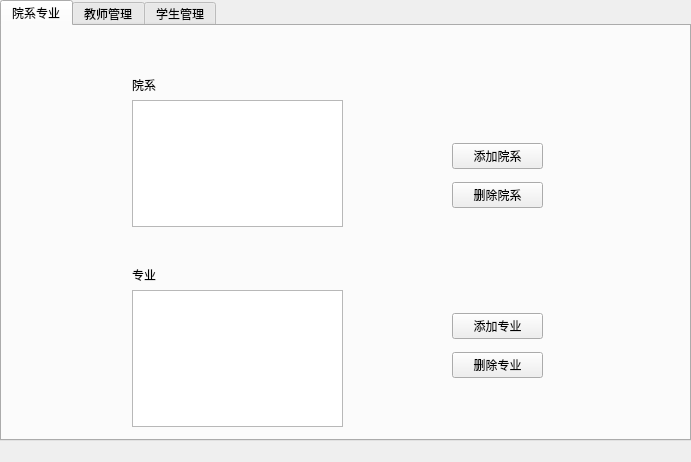
<?xml version="1.0" encoding="UTF-8"?>
<ui version="4.0">
 <class>Admin</class>
 <widget class="QMainWindow" name="Admin">
  <property name="geometry">
   <rect>
    <x>0</x>
    <y>0</y>
    <width>691</width>
    <height>462</height>
   </rect>
  </property>
  <property name="windowTitle">
   <string>MainWindow</string>
  </property>
  <widget class="QWidget" name="centralwidget">
   <widget class="QTabWidget" name="tabWidget">
    <property name="geometry">
     <rect>
      <x>0</x>
      <y>0</y>
      <width>691</width>
      <height>441</height>
     </rect>
    </property>
    <property name="currentIndex">
     <number>0</number>
    </property>
    <widget class="QWidget" name="dept_major">
     <attribute name="title">
      <string>院系专业</string>
     </attribute>
     <widget class="QWidget" name="layoutWidget">
      <property name="geometry">
       <rect>
        <x>450</x>
        <y>110</y>
        <width>91</width>
        <height>81</height>
       </rect>
      </property>
      <layout class="QVBoxLayout" name="verticalLayout_8">
       <item>
        <widget class="QPushButton" name="add_dept">
         <property name="text">
          <string>添加院系</string>
         </property>
        </widget>
       </item>
       <item>
        <widget class="QPushButton" name="del_dept">
         <property name="text">
          <string>删除院系</string>
         </property>
        </widget>
       </item>
      </layout>
     </widget>
     <widget class="QWidget" name="layoutWidget_2">
      <property name="geometry">
       <rect>
        <x>450</x>
        <y>280</y>
        <width>91</width>
        <height>81</height>
       </rect>
      </property>
      <layout class="QVBoxLayout" name="verticalLayout_9">
       <item>
        <widget class="QPushButton" name="add_major">
         <property name="text">
          <string>添加专业</string>
         </property>
        </widget>
       </item>
       <item>
        <widget class="QPushButton" name="del_major">
         <property name="text">
          <string>删除专业</string>
         </property>
        </widget>
       </item>
      </layout>
     </widget>
     <widget class="QWidget" name="layoutWidget_3">
      <property name="geometry">
       <rect>
        <x>130</x>
        <y>50</y>
        <width>211</width>
        <height>151</height>
       </rect>
      </property>
      <layout class="QVBoxLayout" name="verticalLayout_14">
       <item>
        <widget class="QLabel" name="label">
         <property name="text">
          <string>院系</string>
         </property>
        </widget>
       </item>
       <item>
        <widget class="QListWidget" name="depts"/>
       </item>
      </layout>
     </widget>
     <widget class="QWidget" name="layoutWidget_4">
      <property name="geometry">
       <rect>
        <x>130</x>
        <y>240</y>
        <width>211</width>
        <height>161</height>
       </rect>
      </property>
      <layout class="QVBoxLayout" name="verticalLayout_15">
       <item>
        <widget class="QLabel" name="label_2">
         <property name="text">
          <string>专业</string>
         </property>
        </widget>
       </item>
       <item>
        <widget class="QListWidget" name="majors"/>
       </item>
      </layout>
     </widget>
    </widget>
    <widget class="QWidget" name="teacher">
     <attribute name="title">
      <string>教师管理</string>
     </attribute>
     <widget class="QWidget" name="layoutWidget_5">
      <property name="geometry">
       <rect>
        <x>410</x>
        <y>50</y>
        <width>221</width>
        <height>28</height>
       </rect>
      </property>
      <layout class="QHBoxLayout" name="horizontalLayout">
       <item>
        <widget class="QLineEdit" name="teacher_search_edit"/>
       </item>
       <item>
        <widget class="QPushButton" name="teacher_search_btn">
         <property name="text">
          <string>搜索教师号/教师名</string>
         </property>
        </widget>
       </item>
      </layout>
     </widget>
     <widget class="QLabel" name="label_11">
      <property name="geometry">
       <rect>
        <x>410</x>
        <y>90</y>
        <width>54</width>
        <height>18</height>
       </rect>
      </property>
      <property name="text">
       <string>新增教师</string>
      </property>
     </widget>
     <widget class="QWidget" name="layoutWidget_6">
      <property name="geometry">
       <rect>
        <x>90</x>
        <y>60</y>
        <width>261</width>
        <height>281</height>
       </rect>
      </property>
      <layout class="QVBoxLayout" name="verticalLayout_10">
       <item>
        <layout class="QHBoxLayout" name="horizontalLayout_5">
         <item>
          <widget class="QLabel" name="label_3">
           <property name="text">
            <string>院系</string>
           </property>
          </widget>
         </item>
         <item>
          <widget class="QComboBox" name="teacher_depts_combo"/>
         </item>
        </layout>
       </item>
       <item>
        <layout class="QVBoxLayout" name="verticalLayout_3">
         <item>
          <widget class="QLabel" name="label_8">
           <property name="text">
            <string>教师</string>
           </property>
          </widget>
         </item>
         <item>
          <widget class="QListWidget" name="teacher_show_list"/>
         </item>
        </layout>
       </item>
      </layout>
     </widget>
     <widget class="QLabel" name="label_13">
      <property name="geometry">
       <rect>
        <x>90</x>
        <y>30</y>
        <width>54</width>
        <height>18</height>
       </rect>
      </property>
      <property name="text">
       <string>浏览教师</string>
      </property>
     </widget>
     <widget class="QWidget" name="layoutWidget_7">
      <property name="geometry">
       <rect>
        <x>410</x>
        <y>120</y>
        <width>256</width>
        <height>221</height>
       </rect>
      </property>
      <layout class="QVBoxLayout" name="verticalLayout">
       <item>
        <layout class="QHBoxLayout" name="horizontalLayout_17">
         <item>
          <widget class="QLabel" name="label_6">
           <property name="text">
            <string>院系</string>
           </property>
          </widget>
         </item>
         <item>
          <widget class="QComboBox" name="teacher_tdept_combo"/>
         </item>
        </layout>
       </item>
       <item>
        <layout class="QHBoxLayout" name="horizontalLayout_3">
         <item>
          <widget class="QLabel" name="label_10">
           <property name="text">
            <string>教师名</string>
           </property>
          </widget>
         </item>
         <item>
          <widget class="QLineEdit" name="teacher_tname_edit"/>
         </item>
        </layout>
       </item>
       <item>
        <layout class="QHBoxLayout" name="horizontalLayout_2">
         <item>
          <widget class="QLabel" name="label_9">
           <property name="text">
            <string>教师号</string>
           </property>
          </widget>
         </item>
         <item>
          <widget class="QLineEdit" name="teacher_tno_edit"/>
         </item>
        </layout>
       </item>
       <item>
        <layout class="QHBoxLayout" name="horizontalLayout_9">
         <item>
          <widget class="QLabel" name="label_12">
           <property name="text">
            <string>教师密码</string>
           </property>
          </widget>
         </item>
         <item>
          <widget class="QLineEdit" name="teacher_tpwd_edit">
           <property name="echoMode">
            <enum>QLineEdit::Password</enum>
           </property>
          </widget>
         </item>
        </layout>
       </item>
       <item>
        <layout class="QHBoxLayout" name="horizontalLayout_11">
         <item>
          <widget class="QPushButton" name="teacher_delete_btn">
           <property name="text">
            <string>删除</string>
           </property>
          </widget>
         </item>
         <item>
          <widget class="QPushButton" name="teacher_modify_btn">
           <property name="text">
            <string>修改</string>
           </property>
          </widget>
         </item>
         <item>
          <widget class="QPushButton" name="teacher_add_btn">
           <property name="text">
            <string>添加</string>
           </property>
          </widget>
         </item>
        </layout>
       </item>
      </layout>
     </widget>
     <zorder>layoutWidget_5</zorder>
     <zorder>layoutWidget_6</zorder>
     <zorder>layoutWidget_7</zorder>
     <zorder>label_11</zorder>
     <zorder>label_13</zorder>
    </widget>
    <widget class="QWidget" name="student">
     <attribute name="title">
      <string>学生管理</string>
     </attribute>
     <widget class="QLabel" name="label_4">
      <property name="geometry">
       <rect>
        <x>380</x>
        <y>60</y>
        <width>54</width>
        <height>18</height>
       </rect>
      </property>
      <property name="text">
       <string>新增学生</string>
      </property>
     </widget>
     <widget class="QLabel" name="label_5">
      <property name="geometry">
       <rect>
        <x>90</x>
        <y>40</y>
        <width>54</width>
        <height>18</height>
       </rect>
      </property>
      <property name="text">
       <string>浏览学生</string>
      </property>
     </widget>
     <widget class="QWidget" name="layoutWidget_8">
      <property name="geometry">
       <rect>
        <x>90</x>
        <y>80</y>
        <width>231</width>
        <height>261</height>
       </rect>
      </property>
      <layout class="QVBoxLayout" name="verticalLayout_12">
       <item>
        <layout class="QHBoxLayout" name="horizontalLayout_8">
         <item>
          <widget class="QLabel" name="label_19">
           <property name="text">
            <string>院系</string>
           </property>
          </widget>
         </item>
         <item>
          <widget class="QComboBox" name="student_depts_show_combo"/>
         </item>
        </layout>
       </item>
       <item>
        <layout class="QHBoxLayout" name="horizontalLayout_18">
         <item>
          <widget class="QLabel" name="label_20">
           <property name="text">
            <string>专业</string>
           </property>
          </widget>
         </item>
         <item>
          <widget class="QComboBox" name="student_majors_show_combo"/>
         </item>
        </layout>
       </item>
       <item>
        <layout class="QVBoxLayout" name="verticalLayout_11">
         <item>
          <widget class="QLabel" name="label_18">
           <property name="text">
            <string>学生</string>
           </property>
          </widget>
         </item>
         <item>
          <widget class="QListWidget" name="student_show_list"/>
         </item>
        </layout>
       </item>
      </layout>
     </widget>
     <widget class="QWidget" name="layoutWidget_9">
      <property name="geometry">
       <rect>
        <x>410</x>
        <y>20</y>
        <width>201</width>
        <height>28</height>
       </rect>
      </property>
      <layout class="QHBoxLayout" name="horizontalLayout_10">
       <item>
        <widget class="QLineEdit" name="student_search_edit"/>
       </item>
       <item>
        <widget class="QPushButton" name="student_search_btn">
         <property name="text">
          <string>搜索学号/学生名</string>
         </property>
        </widget>
       </item>
      </layout>
     </widget>
     <widget class="QWidget" name="layoutWidget_10">
      <property name="geometry">
       <rect>
        <x>371</x>
        <y>80</y>
        <width>281</width>
        <height>261</height>
       </rect>
      </property>
      <layout class="QVBoxLayout" name="verticalLayout_13">
       <item>
        <layout class="QHBoxLayout" name="horizontalLayout_16">
         <item>
          <widget class="QLabel" name="label_24">
           <property name="text">
            <string>院系</string>
           </property>
          </widget>
         </item>
         <item>
          <widget class="QComboBox" name="student_sdept_show_combo"/>
         </item>
        </layout>
       </item>
       <item>
        <layout class="QHBoxLayout" name="horizontalLayout_23">
         <item>
          <widget class="QLabel" name="label_25">
           <property name="text">
            <string>专业</string>
           </property>
          </widget>
         </item>
         <item>
          <widget class="QComboBox" name="student_smajor_show_combo"/>
         </item>
        </layout>
       </item>
       <item>
        <layout class="QHBoxLayout" name="horizontalLayout_22">
         <item>
          <widget class="QLabel" name="label_33">
           <property name="text">
            <string>密码</string>
           </property>
          </widget>
         </item>
         <item>
          <widget class="QLineEdit" name="student_spwd_edit">
           <property name="echoMode">
            <enum>QLineEdit::Password</enum>
           </property>
          </widget>
         </item>
        </layout>
       </item>
       <item>
        <layout class="QHBoxLayout" name="horizontalLayout_20">
         <item>
          <widget class="QLabel" name="label_17">
           <property name="text">
            <string>学号</string>
           </property>
          </widget>
         </item>
         <item>
          <widget class="QLineEdit" name="student_sno_edit"/>
         </item>
        </layout>
       </item>
       <item>
        <layout class="QHBoxLayout" name="horizontalLayout_14">
         <item>
          <widget class="QLabel" name="label_21">
           <property name="text">
            <string>年级</string>
           </property>
          </widget>
         </item>
         <item>
          <widget class="QComboBox" name="student_sgrade_combo"/>
         </item>
        </layout>
       </item>
       <item>
        <layout class="QHBoxLayout" name="horizontalLayout_21">
         <item>
          <widget class="QLabel" name="label_16">
           <property name="text">
            <string>姓名</string>
           </property>
          </widget>
         </item>
         <item>
          <widget class="QLineEdit" name="student_sname_edit"/>
         </item>
        </layout>
       </item>
       <item>
        <layout class="QHBoxLayout" name="horizontalLayout_12">
         <item>
          <widget class="QPushButton" name="student_delete_btn">
           <property name="text">
            <string>删除</string>
           </property>
          </widget>
         </item>
         <item>
          <widget class="QPushButton" name="student_modify_btn">
           <property name="text">
            <string>修改</string>
           </property>
          </widget>
         </item>
         <item>
          <widget class="QPushButton" name="student_add_btn">
           <property name="text">
            <string>添加</string>
           </property>
          </widget>
         </item>
        </layout>
       </item>
      </layout>
     </widget>
     <zorder>layoutWidget_8</zorder>
     <zorder>layoutWidget_9</zorder>
     <zorder>layoutWidget_10</zorder>
     <zorder>label_4</zorder>
     <zorder>label_5</zorder>
    </widget>
   </widget>
  </widget>
  <widget class="QMenuBar" name="menubar">
   <property name="geometry">
    <rect>
     <x>0</x>
     <y>0</y>
     <width>691</width>
     <height>23</height>
    </rect>
   </property>
  </widget>
 </widget>
 <resources/>
 <connections/>
</ui>
